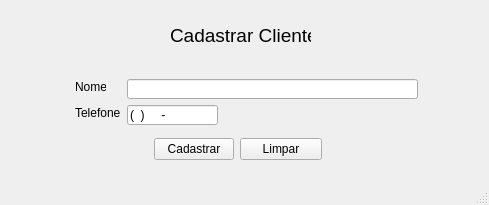
<?xml version="1.0" encoding="UTF-8"?>
<ui version="4.0">
 <class>FormCadastrarCliente</class>
 <widget class="QMainWindow" name="FormCadastrarCliente">
  <property name="geometry">
   <rect>
    <x>0</x>
    <y>0</y>
    <width>489</width>
    <height>205</height>
   </rect>
  </property>
  <property name="windowTitle">
   <string>Cadastrar Cliente</string>
  </property>
  <property name="windowIcon">
   <iconset>
    <normaloff>../../img/cadastrar usuario 2.png</normaloff>../../img/cadastrar usuario 2.png</iconset>
  </property>
  <widget class="QWidget" name="centralwidget">
   <widget class="QLabel" name="labelNome">
    <property name="geometry">
     <rect>
      <x>75</x>
      <y>79</y>
      <width>31</width>
      <height>16</height>
     </rect>
    </property>
    <property name="text">
     <string>Nome:</string>
    </property>
   </widget>
   <widget class="QLabel" name="labelTelefone">
    <property name="geometry">
     <rect>
      <x>75</x>
      <y>105</y>
      <width>46</width>
      <height>16</height>
     </rect>
    </property>
    <property name="text">
     <string>Telefone:</string>
    </property>
   </widget>
   <widget class="QLineEdit" name="editTelefone">
    <property name="geometry">
     <rect>
      <x>127</x>
      <y>105</y>
      <width>91</width>
      <height>20</height>
     </rect>
    </property>
    <property name="inputMask">
     <string>(00)00000-0000</string>
    </property>
    <property name="echoMode">
     <enum>QLineEdit::Normal</enum>
    </property>
   </widget>
   <widget class="QLineEdit" name="editNome">
    <property name="geometry">
     <rect>
      <x>127</x>
      <y>79</y>
      <width>291</width>
      <height>20</height>
     </rect>
    </property>
    <property name="inputMask">
     <string/>
    </property>
    <property name="echoMode">
     <enum>QLineEdit::Normal</enum>
    </property>
   </widget>
   <widget class="QLabel" name="label">
    <property name="geometry">
     <rect>
      <x>170</x>
      <y>20</y>
      <width>141</width>
      <height>31</height>
     </rect>
    </property>
    <property name="font">
     <font>
      <pointsize>14</pointsize>
     </font>
    </property>
    <property name="text">
     <string>Cadastrar Cliente</string>
    </property>
   </widget>
   <widget class="QWidget" name="">
    <property name="geometry">
     <rect>
      <x>154</x>
      <y>138</y>
      <width>168</width>
      <height>35</height>
     </rect>
    </property>
    <layout class="QFormLayout" name="formLayout">
     <item row="0" column="0">
      <widget class="QPushButton" name="btnCadastrar">
       <property name="text">
        <string>Cadastrar</string>
       </property>
       <property name="icon">
        <iconset>
         <normaloff>../../img/salvar usuario.png</normaloff>../../img/salvar usuario.png</iconset>
       </property>
       <property name="iconSize">
        <size>
         <width>25</width>
         <height>25</height>
        </size>
       </property>
      </widget>
     </item>
     <item row="0" column="1">
      <widget class="QPushButton" name="btnLimpar">
       <property name="text">
        <string>Limpar</string>
       </property>
       <property name="icon">
        <iconset>
         <normaloff>../../img/borracha.png</normaloff>../../img/borracha.png</iconset>
       </property>
       <property name="iconSize">
        <size>
         <width>25</width>
         <height>25</height>
        </size>
       </property>
      </widget>
     </item>
    </layout>
   </widget>
  </widget>
  <widget class="QStatusBar" name="statusbar"/>
 </widget>
 <tabstops>
  <tabstop>editNome</tabstop>
  <tabstop>editTelefone</tabstop>
  <tabstop>btnCadastrar</tabstop>
  <tabstop>btnLimpar</tabstop>
 </tabstops>
 <resources/>
 <connections>
  <connection>
   <sender>btnLimpar</sender>
   <signal>clicked()</signal>
   <receiver>editNome</receiver>
   <slot>clear()</slot>
   <hints>
    <hint type="sourcelabel">
     <x>264</x>
     <y>156</y>
    </hint>
    <hint type="destinationlabel">
     <x>259</x>
     <y>88</y>
    </hint>
   </hints>
  </connection>
  <connection>
   <sender>btnLimpar</sender>
   <signal>clicked()</signal>
   <receiver>editTelefone</receiver>
   <slot>clear()</slot>
   <hints>
    <hint type="sourcelabel">
     <x>298</x>
     <y>148</y>
    </hint>
    <hint type="destinationlabel">
     <x>211</x>
     <y>119</y>
    </hint>
   </hints>
  </connection>
 </connections>
</ui>
